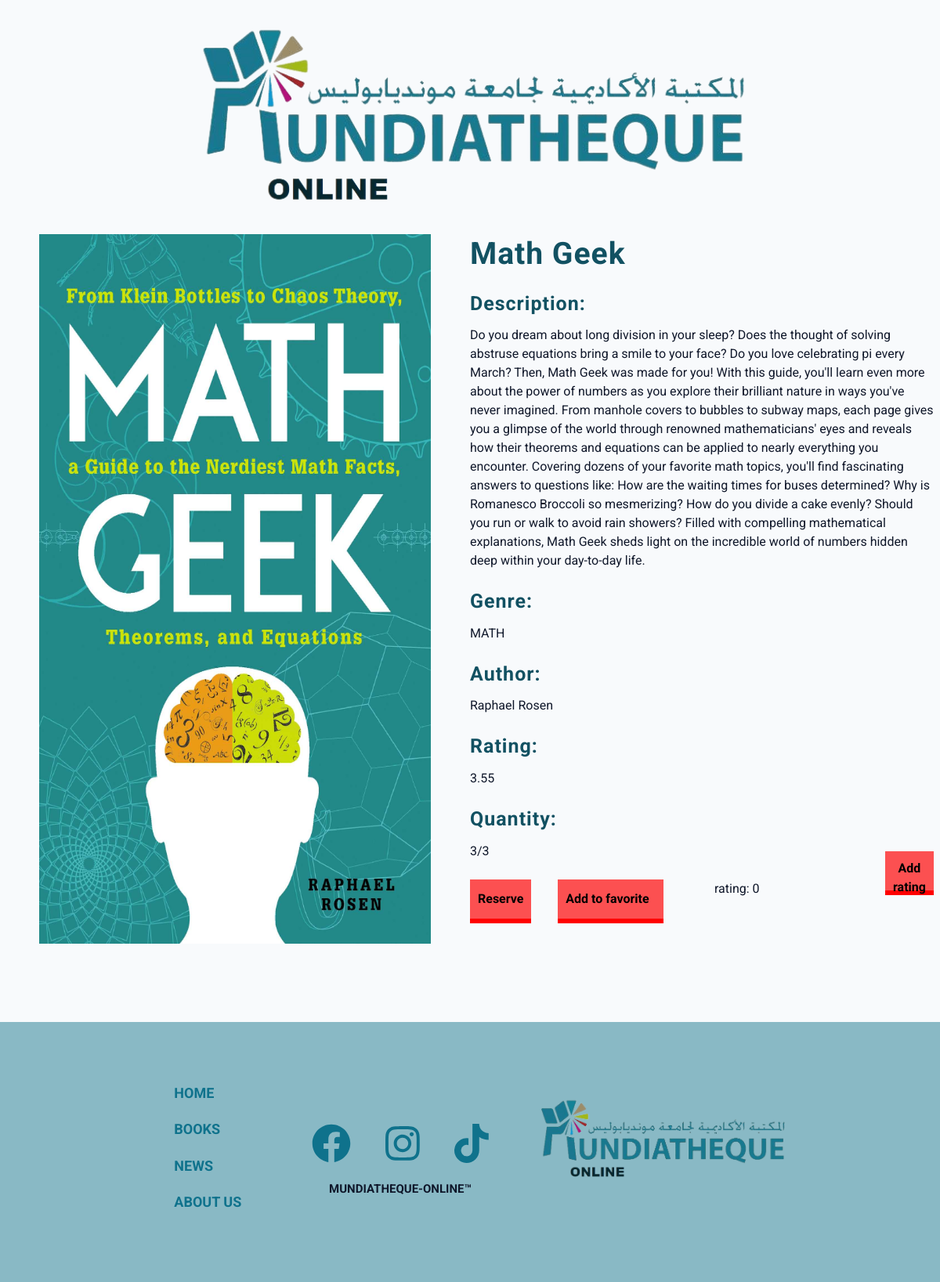
The page /bookPage.php?idBook=3 on the database its author committed.
### tables this page shows
CREATE TABLE `book` (
  `idBook` int(11) NOT NULL,
  `title` longtext NOT NULL,
  `description` longtext NOT NULL,
  `author` longtext NOT NULL,
  `genre` longtext NOT NULL,
  `quantity` int(5) NOT NULL,
  `imgFullNameBook` longtext NOT NULL,
  `keywords` longtext NOT NULL
);

### bookPage.php (the view, shortened to what this page needs)
<?php
include_once "header.php";
include_once "navbar.php";
?>
<?php
$idBook = $_GET['idBook'];
?>
<?php
include_once 'includes/dbh.inc.php';
$sql = "SELECT book.idBook, book.title, book.genre, book.imgFullNameBook, book.description,book.author, book.quantity, ROUND(AVG(rating.bookRating), 2) AS bookRating FROM book INNER JOIN rating
        ON book.idBook= rating.idBook
       WHERE book.idBook=$idBook";
$stmt = mysqli_stmt_init($conn);
if (!mysqli_stmt_prepare($stmt, $sql)) {
    echo "SQL statement failed";
} else {
    mysqli_stmt_execute($stmt);
    $result = mysqli_stmt_get_result($stmt);
    while ($row = mysqli_fetch_assoc($result)) {
             $quantity = $row['quantity'];
        echo '<section style="margin: 0px 50px 50px;line-height: 1.5">
    <div class="book-detail">
        <img src="images/books-covers/' . $row["imgFullNameBook"] . '">
        <div>
            <h2>' . $row["title"] . '</h2>
            <h4>Description:</h4>
            <p style="margin-top: -10px">' . $row["description"] . '</p>
            <h4>Genre:</h4>
            <p style="margin-top: -10px;text-transform: uppercase">' . $row["genre"] . '</p>
            <h4>Author:</h4>
            <p style="margin-top: -10px">' . $row["author"] . '</p>
            <h4>Rating:</h4>
            <p style="margin-top: -10px">' . $row["bookRating"] . '</p>
            <h4>Quantity:</h4>
            <p style="margin-top: -10px">' . $row["quantity"] . '/3</p>
    ';
        if($quantity > 0){
           echo'<a href="includes/reserve.inc.php?idBook=' . $row["idBook"] . '&idUser=' . $_SESSION["idUser"] .'"><button class="reserve-button">Reserve</button></a>
                <a href="includes/addFavorite.inc.php?idBook=' . $row["idBook"] . '&idUser=' . $_SESSION["idUser"] .'"><button>Add to favorite &nbsp;<i class="lni lni-heart-filled"></i></button></a>
                <div style=" width: 200px; margin-left: 300px;margin-top: -50px" class="row">
        <form action="includes/rating.inc.php?idBook=' . $row["idBook"] . '&idUser=' . $_SESSION["idUser"] .'" method="post">
            <div style="margin-left: -100px" class="rateyo" id= "rating"
                 data-rateyo-rating="4"
                 data-rateyo-num-stars="5"
                 data-rateyo-score="3">
            </div>
            <span class="result">rating: 0</span>
            <input type="hidden" name="rating">
    </div>
    <div><button style="margin-left: 480px;transform: translateY(-60px)" type="submit" name="submit-rating">Add rating</button> </div>
    </form>
</div>
</div>';
            echo'</div>
    </div>
</section>';
        }
    }
}
?>
<?php
include_once 'footer.php';
?>

### header.php (shortened to what this page needs)
<!DOCTYPE html>
<html lang="en">
<head>
    <link rel="stylesheet" href="https://stackpath.bootstrapcdn.com/bootstrap/4.4.0/css/bootstrap.min.css">
    <link rel="stylesheet" href="https://cdnjs.cloudflare.com/ajax/libs/rateYo/2.3.2/jquery.rateyo.min.css">
    <link href="https://cdn.jsdelivr.net/npm/bootstrap@5.0.2/dist/css/bootstrap.min.css" rel="stylesheet">
    <link
        rel="stylesheet"
        href="https://cdnjs.cloudflare.com/ajax/libs/font-awesome/5.14.0/css/all.min.css"
    />
    <link href="https://cdn.lineicons.com/3.0/lineicons.css" rel="stylesheet">
    <link rel="stylesheet" href="styles.css" />
</head>

### navbar.php (shortened to what this page needs)
<?php
include_once 'header.php';
?>
<nav class="navbar">
    <div class="nav-logo">
        <a href="home.php"><img src="images/mundiapolis.png"></a>
    </div>
</nav>

### footer.php (shortened to what this page needs)
<?php
include_once 'header.php';
include_once 'navbar.php';
?>
<section class="foot" >
    <div class="footer-links">
        <ul >
            <li><a  href="accueilPage.html">Home</a></li>
            <li><a  href="menuPage.html">BOOKS</a></li>
            <li ><a href="#horaire">NEWS</a></li>
            <li ><a href="contactPage.html">ABOUT US</a></li>
        </ul>
    </div>
    <div class="social-media">
        <a href="#"></a>
        <a href="#"></a>
        <a href="#"></a>
        <p>MUNDIATHEQUE-ONLINE™</p>
    </div>
    <img src="images/mundiapolis.png"  alt="logo" height="120px">
</section>

### styles.css (style rules this page uses)
* { padding: 0; margin: 0; box-sizing: border-box; }
html { font-size: 100%; }
:root { --primary-100: #c9effb; --primary-200: #94dff6; --primary-300: #5b8994; --primary-400: #5ecef2; --primary-500: #4cc9f0; --primary-600: #44b5d8; --primary-700: #3da1c0; --primary-800: #358da8; --primary-900: #2e7990; --grey-50: #f8fafc; --grey-100: #f1f5f9; --grey-200: #e2e8f0; --grey-300: #cbd5e1; --grey-400: #94a3b8; --grey-500: #64748b; --grey-600: #475569; --grey-700: #334155; --grey-800: #1e293b; --grey-900: #0f172a; --black: #222; --white: #fff; --red-light: #f8d7da; --red-dark: #842029; --green-light: #d1e7dd; --green-dark: #0f5132; --headingFont: "Roboto", sans-serif; --bodyFont: "Roboto", sans-serif; --small-text: 0.875rem; --extra-small-text: 0.7em; --backgroundColor: var(--grey-50); --textColor: var(--grey-900); --borderRadius: 0.25rem; --letterSpacing: 1px; --transition: 0.3s ease-in-out all; --max-width: 1120px; --fixed-width: 600px; --shadow-1: 0 1px 3px 0 rgba(0, 0, 0, 0.1), 0 1px 2px 0 rgba(0, 0, 0, 0.06); --shadow-2: 0 4px 6px -1px rgba(0, 0, 0, 0.1), 0 2px 4px -1px rgba(0, 0, 0, 0.06); --shadow-3: 0 10px 15px -3px rgba(0, 0, 0, 0.1), 0 4px 6px -2px rgba(0, 0, 0, 0.05); --shadow-4: 0 20px 25px -5px rgba(0, 0, 0, 0.1), 0 10px 10px -5px rgba(0, 0, 0, 0.04); }
p { margin-bottom: 1.5rem; max-width: 40em; }
h1, h2, h3, h4, h5 { margin: 0; margin-bottom: 1.38rem; font-family: var(--headingFont); font-weight: 400; line-height: 1.3; text-transform: capitalize; letter-spacing: var(--letterSpacing); }
h2 { font-size: 2.441rem; }
h4 { font-size: 1.563rem; }
a { text-decoration: none; }
ul { list-style-type: none; padding: 0; }
::placeholder { font-family: inherit; color: var(--grey-400); }
.navbar { display: flex; width: 100%; justify-content: left; align-items: center; color: black; }
.nav-logo { margin: .5rem .5rem .5rem 1rem; }
.nav-logo img { width: 299.66px; height: 111px; }
@media (max-width: 1444px) { .navbar .nav-logo { width: 100%; display: flex; justify-content: center; } }
@media (max-width: 1444px) { .nav-logo img { width: 60vw; height: auto; } }
.book-detail { display: flex; }
.book-detail { height: auto; }
.book-detail img { width: 500px; }
.book-detail div { margin-left: 50px; }
.book-detail div h2,h4 { font-weight: 700; color: #125162; }
.book-detail div button { background-color: rgba(255, 0, 0, 0.68); border: none; width: auto; height: 50px; cursor: pointer; padding: 10px; box-shadow: 0 6px red; font-weight: 700; }
.reserve-button { background-color: rgba(15, 114, 140, 0.68); border: none; width: auto; height: 50px; cursor: pointer; padding: 10px; box-shadow: 0 6px #0F728C; font-weight: 700; margin-right: 30px; }
.foot { width: 100%; margin-top: 100px; background-color: #89B9C5; display: flex; flex-wrap: wrap; justify-content: center; padding-top: 30px; }
.footer-links { margin: 70px; margin-top: 45px; }
.footer-links ul li { list-style: none; margin-bottom: 15px; }
.footer-links ul li a { color: #0F728C; text-decoration: none; font-size: 18px; font-weight: bolder; text-transform: uppercase; transition: 0.5s; }
.social-media { margin-top: 80px; text-align: center; }
.social-media svg { margin: 20px; fill: #0F728C; height: 50px; transition: 0.5s; }
.social-media p { font-weight: bold; font-size: 15px; }
.foot img { margin: 40px; margin-top: 60px; }

### rows shown on the page
book: imgFullNameBook (picture), title "Math Geek", description "Do you dream about long division in your sleep? Does the thought of solving abstruse equations bring a smile to your face? Do you love celebrating pi every March? Then, Math Geek was made for you! With this guide, you'll learn even more about the power of numbers as you explore their brilliant nature in ways you've never imagined. From manhole covers to bubbles to subway maps, each page gives you a glimpse of the world through renowned mathematicians' eyes and reveals how their theorems and equations can be applied to nearly everything you encounter. Covering dozens of your favorite math topics, you'll find fascinating answers to questions like: How are the waiting times for buses…", genre "MATH", author "Raphael Rosen", bookRating "3.55", quantity "3"
